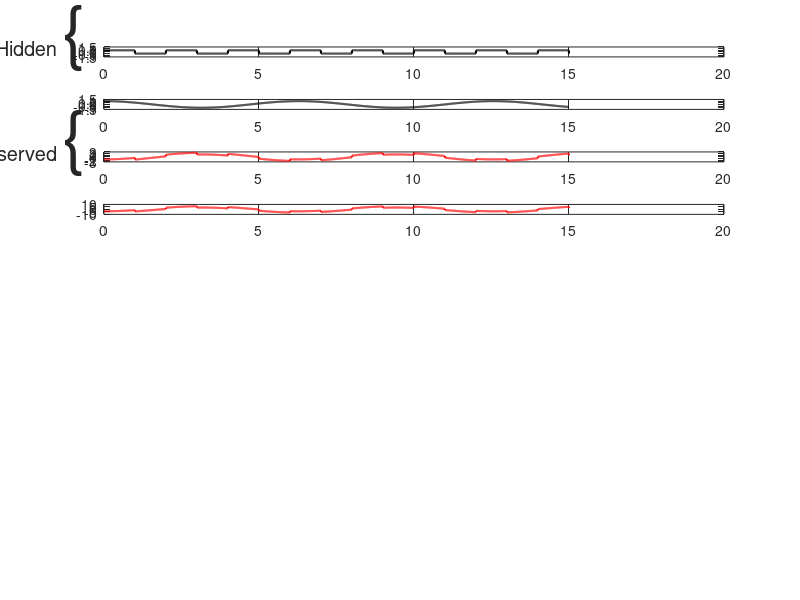

Write MATLAB code to recreate this figure. (Note: this script raises an error after producing the figure.)
hdis = 0;
vdis = -1.4;
x = 0:0.005:15;
A = 0.5 - mod(floor(x),2);
B = cos(x);
figure; 
subplot(10,1,1); plot(x, A,'black','LineWidth',1.5);         % plot A
ylim([-1.5 1.5]);
y = ylabel('\fontsize{20} Hidden {\fontsize{70}\{ }','Rotation', 0);
set(y, 'HorizontalAlignment','right','Units', 'Normalized', 'Position', [hdis, vdis, 0]);
subplot(10,1,2); plot(x, B, 'black','LineWidth',1.5);    % plot B
ylim([-1.5 1.5]);

M1 = A - 2*B;                  % mixing 1
M2 = 2.6*A-5.1*B;            % mixing 2
%figure;
subplot(10,1,3); plot(x, M1, 'r','LineWidth',1.5);      % plot mixing 1
y = ylabel('\fontsize{20} Observed {\fontsize{70}\{ }','Rotation', 0);
set(y,'HorizontalAlignment','right','Units', 'Normalized', 'Position', [hdis, vdis, 0]);
subplot(10,1,4); plot(x, M2, 'r','LineWidth',1.5); % plot mixing 2

hdis = 0.005;
vdis = -1.4;
%seed = rng;
rng(seed)
ICA.opt_type = 'fastICA';
d = 2;
[~,W] = estimate_ICA([M1;M2],ICA,d); % compute and plot unminxing using fastICA	
sig = W*[M1;M2];
sig = rescale(sig);
subplot(10,1,5); plot(x, sig(1,:),'b','LineWidth',1.5);
ylim([-1.5 1.5]);
y = ylabel('\fontsize{17} FastICA Result{\fontsize{70}\{ }','Rotation', 0);
set(y, 'HorizontalAlignment','right', 'Units', 'Normalized', 'Position', [hdis, vdis, 0]);
subplot(10,1,6); plot(x, sig(2,:),'b','LineWidth',1.5);
ylim([-1.5 1.5]);
%y = ylabel('FastICA 2', 'FontSize',20,'FontWeight','bold','Rotation', 0);
%set(y, 'Units', 'Normalized', 'Position', [hdis, vdis, 0]);

A_DICA = DICA([M1;M2]);
sig_DICA = A_DICA\[M1;M2];
sig_DICA = rescale(sig_DICA);
subplot(10,1,7); plot(x,sig_DICA(2,:),'b','LineWidth',1.5);
ylim([-1.5 1.5]);
y = ylabel('\fontsize{17} DICA Result{\fontsize{70}\{ }','Rotation', 0);
set(y, 'HorizontalAlignment','right','Units', 'Normalized', 'Position', [hdis, vdis, 0]);
subplot(10,1,8); plot(x, sig_DICA(1,:),'b','LineWidth',1.5);
ylim([-1.5 1.5]);
%y = ylabel('DICA 2', 'FontSize',20,'FontWeight','bold', 'Rotation', 0);
%set(y, 'Units', 'Normalized', 'Position', [hdis, vdis, 0]);

A_HKICA = DHsu([M1;M2]);
sig_HKICA = A_HKICA\[M1;M2];
sig_HKICA = rescale(sig_HKICA);
subplot(10,1,9); plot(x,sig_HKICA(2,:),'b','LineWidth',1.5);
ylim([-1.5 1.5]);
y = ylabel('\fontsize{17} HKICA Result{\fontsize{70}\{ }','Rotation', 0);
set(y, 'HorizontalAlignment','right','Units', 'Normalized', 'Position', [hdis, vdis, 0]);
subplot(10,1,10); plot(x, sig_HKICA(1,:),'b','LineWidth',1.5);
ylim([-1.5 1.5]);
%y = ylabel('HKICA 2', 'FontSize',20,'FontWeight','bold', 'Rotation', 0);
%set(y, 'Units', 'Normalized', 'Position', [hdis, vdis, 0]);